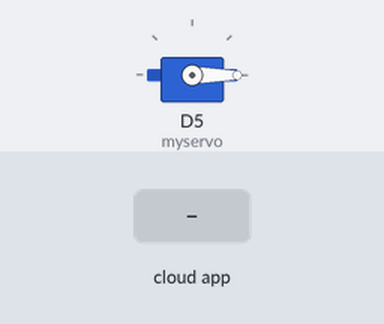
Recording of a sketch running on a simulated ESP8266 (NodeMCU). On the bench: servo. The inputs (shaded band) are chosen by the test bench. The RemoteXY app is connected; what the sketch prints to the serial monitor is not drawn.

Above: at 1.2 s.
1.3 s: the phone or cloud app sets joystick_1_y to -100
At 10.7 s:
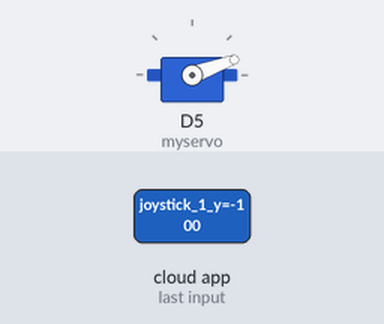
12.5 s: the phone or cloud app sets joystick_1_y to 0
At 35.6 s:
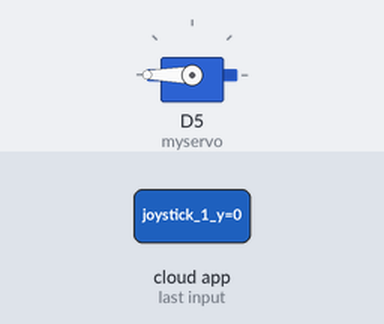
Timing chart, 0 to 35.9 s (numbered marks = the images above; inputs shaded):
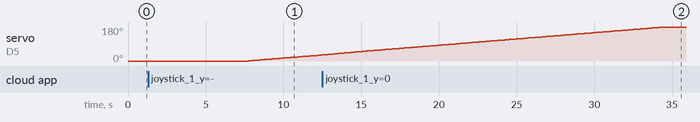

The sketch:

Servo_test2.ino
```cpp
#define REMOTEXY_MODE__ESP8266WIFI_LIB_POINT
#include <ESP8266WiFi.h>

#include <RemoteXY.h>

// RemoteXY connection settings
#define REMOTEXY_WIFI_SSID "RemoteXY"
#define REMOTEXY_WIFI_PASSWORD "12345678"
#define REMOTEXY_SERVER_PORT 6377


// RemoteXY configurate
#pragma pack(push, 1)
uint8_t RemoteXY_CONF[] =
  { 255,2,0,0,0,12,0,8,13,0,
  5,0,33,18,30,30,2,26,31 };

// this structure defines all the variables of your control interface
struct {

    // input variable
  int8_t joystick_1_x; // =-100..100 x-coordinate joystick position
  int8_t joystick_1_y; // =-100..100 y-coordinate joystick position

    // other variable
  uint8_t connect_flag;  // =1 if wire connected, else =0

} RemoteXY;
#pragma pack(pop)

/////////////////////////////////////////////
//           END RemoteXY include          //
/////////////////////////////////////////////

#include <Servo.h>
Servo myservo;
int lastpos=0;
long nextmove;
int movedelay=10;
int Step=1;
int targetpos=1,currentpos=0,newpos;
void setup()
{
  RemoteXY_Init ();
  myservo.attach(D5);
   Serial.begin(9600);

  // TODO you setup code

}

void loop()
{
  RemoteXY_Handler ();
  Serial.print(targetpos);
  Serial.print(newpos);
  Serial.println(currentpos);
  if(millis()>=nextmove)
  {
    movejoint();
  }


}
void movejoint()
{
  targetpos=map(RemoteXY.joystick_1_y,-100,100,0,2400);
  newpos=currentpos+Step;
  if(currentpos<targetpos && newpos>targetpos)
  {
    newpos=targetpos;
  }
  if(currentpos>targetpos && newpos<targetpos)
  {
    newpos=targetpos;
  }
  myservo.writeMicroseconds(newpos);
  currentpos=newpos;
  nextmove=millis()+movedelay;

}
```
